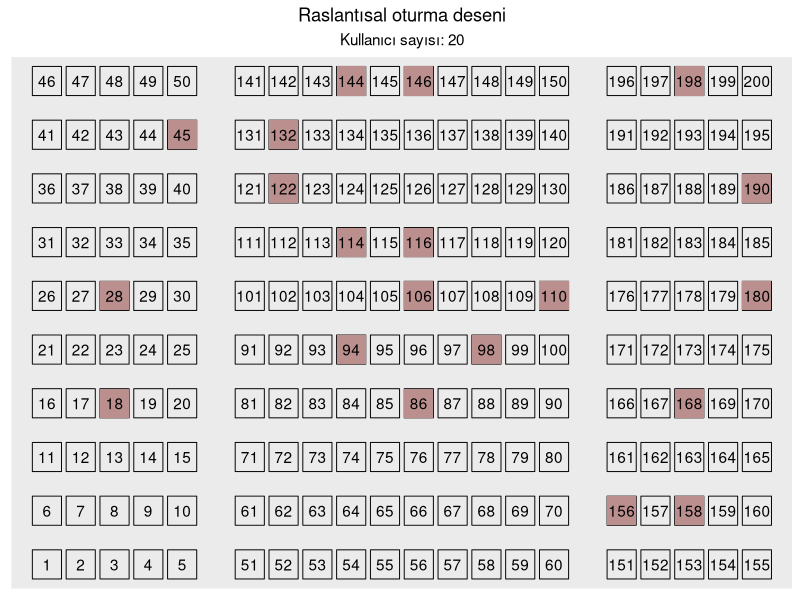
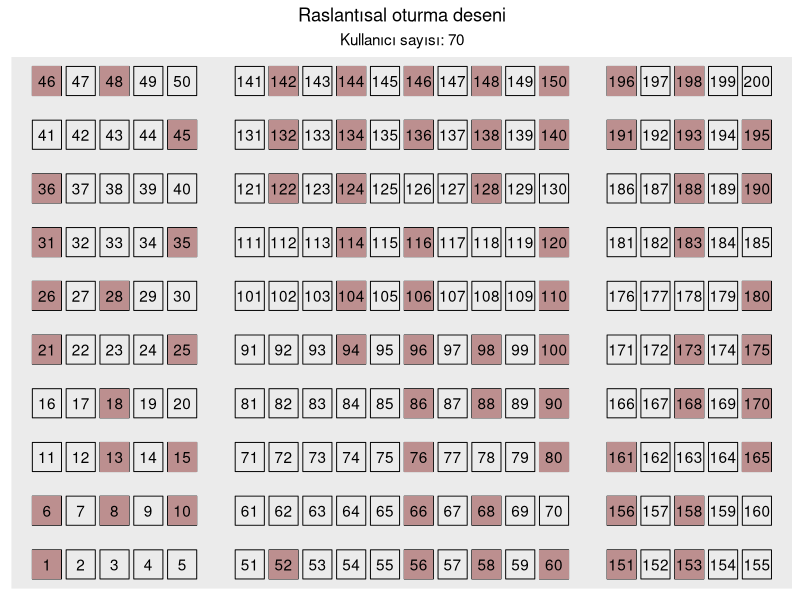
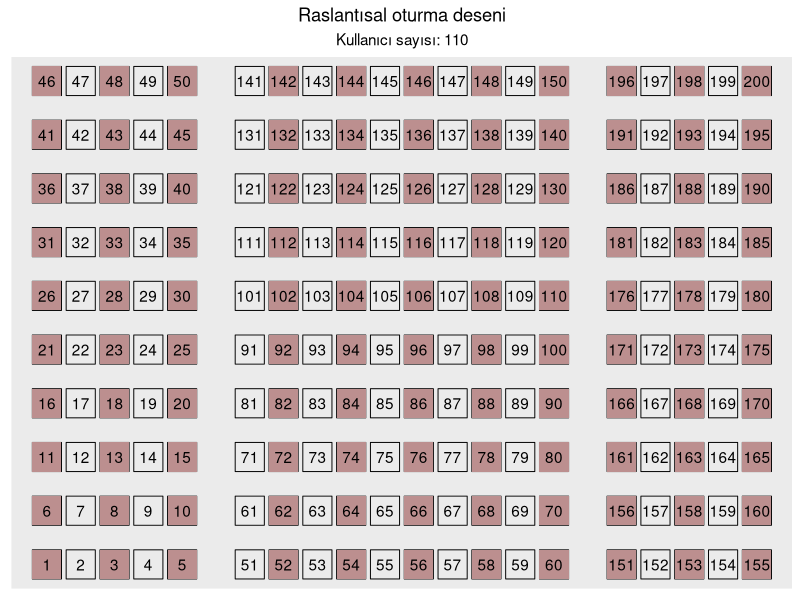
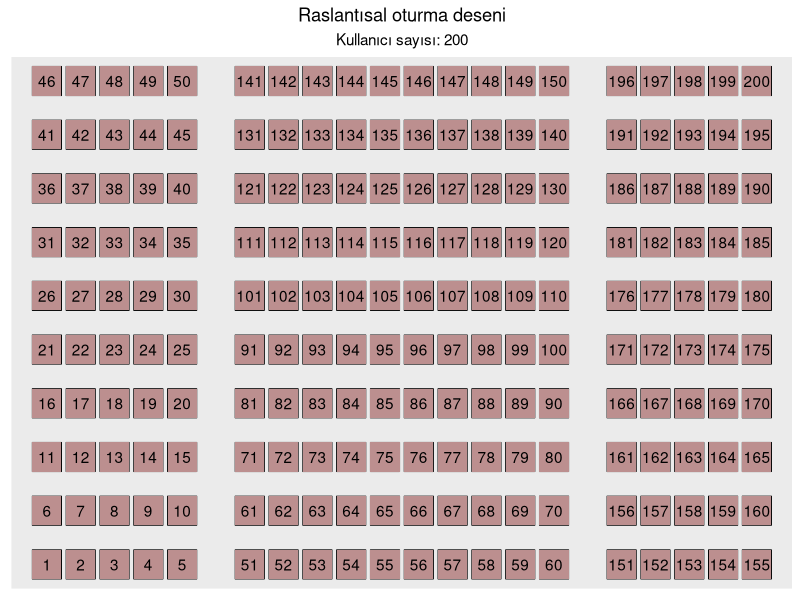
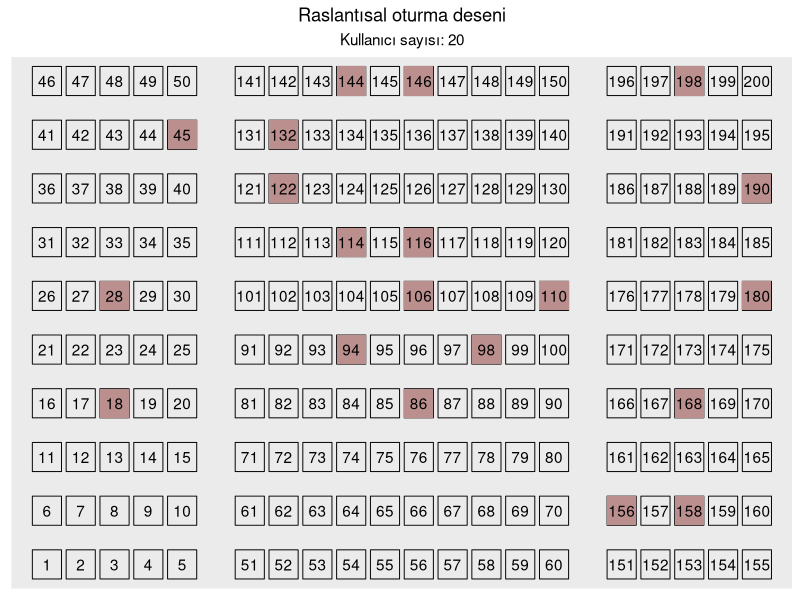
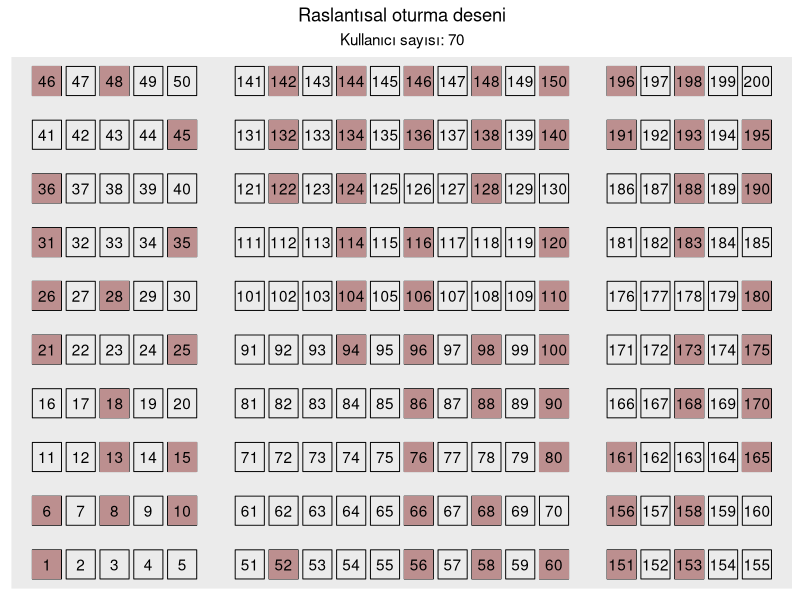
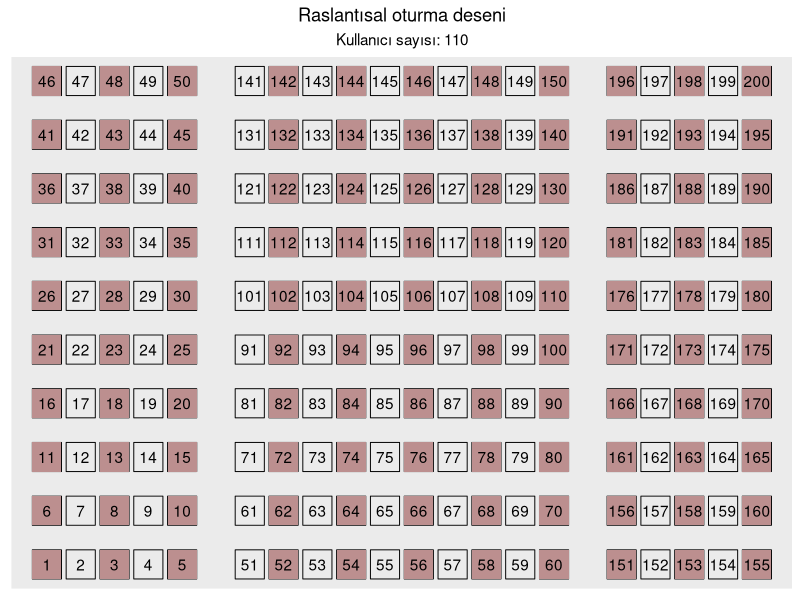
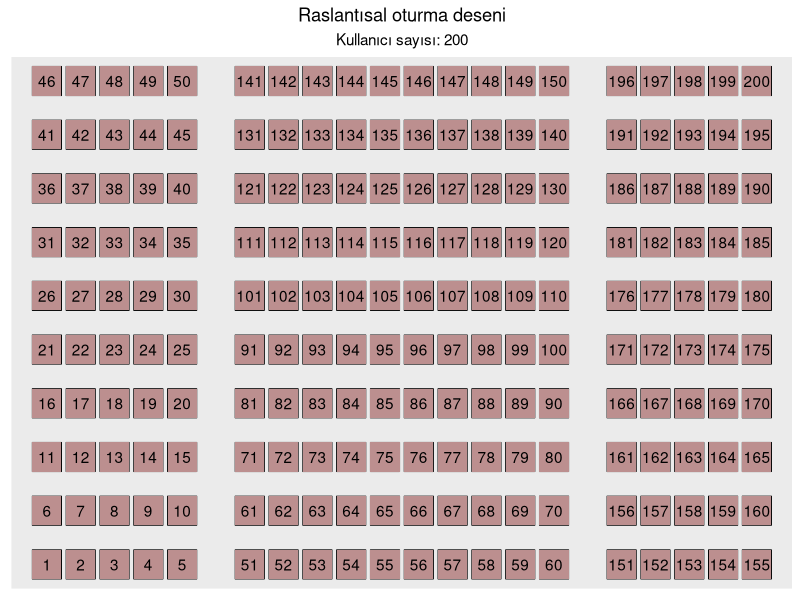

Source code (R) for these figures, in order:
library(ggplot2) # görselleştirme için
library(dplyr) # tibble oluşturmak için

# Bu fonksiyon ilk önce iki kullanıcı arasında bir boşluk kalacak şekilde, bu tip koltukların tamamı dolduktan sonra da kalan koltuklar arasından rastlantısal olarak koltuk numarası belirler.

seapart = function(sira_sayisi = 10, kullanici_sayisi = 20 * sira_sayisi * 0.5, seed = 321, verbose = TRUE) {
  set.seed(seed)

  n = sira_sayisi
  users = kullanici_sayisi
  block1 = c(1:(n * 5)) # ilk beşlik blok
  block2 = c((5 * n + 1):(15 * n)) # onluk blok
  block3 = c((15 * n + 1):(20 * n)) # ikinci beşlik blok
  block1_3 = c(block1, block3)

  seat_cap = 20 * n
  users = users

  # başlamak için tümüyle boş salon
  seats = c(block1, block2, block3)
  seat_status = rep(TRUE, times = seat_cap)

  # Mod 5'e göre 1, 3 ve 0 olan beşli blok koltuk numaraları
  seats_mod5 = block1_3[(block1_3 %% 5) %in% c(0, 1, 3)]
  # Mod 5'e göre 2, 4, 6, 8 ve 0 olan onlu blok koltuk numaraları
  # Ya da çift sayılar
  seats_mod10 = block2[(block2 %% 2) == 0]

  seats_mod5_10 = c(seats_mod5, seats_mod10)
  max_empty = length(seats_mod5_10)

  # Koltuk seçme fonksiyonları
  pick_seat = function(type = "mod5_10", mod5_10_seat_status) {

    if (type == "mod5_10") {
      
      empty_seats_mod5_10 = seats_mod5_10[mod5_10_seat_status]

      if (length(empty_seats_mod5_10) > 1) {
        seat_pick = sample(empty_seats_mod5_10, 1)
      } else {
        seat_pick = empty_seats_mod5_10[1]
      }

      return(seat_pick)
    } else {

      empty_seats = seats[seat_status]

      if (length(empty_seats) > 1) {
        return(sample(empty_seats, 1))
      } else {
        return(empty_seats[1])
      }
    }
  }

  seat_picker = function() {
    if (sum(seat_status) > 0) {

      mod5_10_seat_status = seat_status[seats_mod5_10]

      if (sum(mod5_10_seat_status) > 0) {
        seat_pick = pick_seat("mod5_10", mod5_10_seat_status)
      } else {
        seat_pick = pick_seat("any")
      }

      return(seat_pick)

    } else {
      return(-1)
    }
  }

  if (verbose) {
    cat_stars = function() {
      cat("****************************************\n")
    }
  
    cat_stars()
    cat("Toplam başlangıç boş koltuk sayısı: ", seat_cap, "\n")
    cat("Bir boşluklu maximum koltuk sayısı: ", max_empty, "\n")
    cat_stars()
  }

  # Koltuk seçme
  seat_order = rep(NA, seat_cap)

  for (i in 1:(users)) {
    seat_pick = seat_picker()

    if (seat_pick > 0) {
      seat_status[seat_pick] = FALSE

      if (verbose) {
        cat(i, ": ", "Koltuk numaranız: ", seat_pick, "\n", sep = "")
      }

      if (i <= seat_cap) {seat_order[i] = seat_pick}

      if (verbose) {
        if (i == max_empty) {
          cat_stars()
          cat("1. ve 3. bloklarda mod 5'e göre 0, 1 ve 3 olan ve", 
              "2. blokta mod 10'a göre 0, 2, 4, 6 ve 8 olan",
              "koltukların tamamı dolu!", 
              "Diğer numaralara geçiliyor...", sep = "\n")
          cat_stars()
        }
      }
    } else {
      if (verbose) {
        cat_stars()
        cat(i, ": ", "Üzgünüz, şu anda hiç boş koltuğumuz yok.", "\n", sep = "")
      }
    }
  }

  if (verbose) {
    cat("Kalan boş koltuk sayısı:", sum(seat_status))
  }
  
  # Grid ve oturma verisi oluşturma fonksiyonu
  situate = function(seats){

    seat_x = rep(0, length(seats))

    for (i in 1:length(seats)) {
      if (!is.na(seats[i])) {
        if (seats[i] %in% block1){
          seat_x[i] = seats[i] %% 5
          if (seat_x[i] == 0) {seat_x[i] = 5}
        } else if (seats[i] %in% block2) {
          seat_x[i] = seats[i] %% 10
          if (seat_x[i] == 0) {seat_x[i] = 10}
          seat_x[i] = seat_x[i] + 6
        } else {
          seat_x[i] = seats[i] %% 5
          if (seat_x[i] == 0) {seat_x[i] = 5}
          seat_x[i]  = seat_x[i] + 17
        }
      } else {
        seat_x[i] = NA
      }
    }

    seat_y = rep(0, length(seats))
  
    for (i in 1:length(seats)) {
      if (!is.na(seats[i])) {
        if (seats[i] %in% block1) {
          for (j in 1:n) {
            in_interval = (seats[i] > (j - 1) * 5) & (seats[i] <= j * 5)
            if (in_interval) {
              seat_y[i] = j
            }
          }
        } else if (seats[i] %in% block2) {
          for (j in 1:n) {
            in_interval = (seats[i] > 5 * n + (j - 1) * 10) & (seats[i] <= 5 * n + j * 10)
            if (in_interval) {
              seat_y[i] = j
            }
          }
        } else {
          for (j in 1:n) {
            in_interval = (seats[i] > 15 * n + (j - 1) * 5) & (seats[i] <= 15 * n + j * 5)
            if (in_interval) {
              seat_y[i] = j
            }
          }
        }
      } else {
        seat_y[i] = NA
      }
    }
    return(tibble(seat_x, seat_y, seats))
  }

  grid = situate(seats) |> 
    rename(seat_x_grid = seat_x, seat_y_grid = seat_y)

  seating_data = situate(seat_order) |> 
    rename(seat_order = seats)

  seating_data = bind_cols(seating_data, grid)

  return(seating_data)
}

seaplot = function(seating_data) {
  seating_data |>
  ggplot(aes(seat_x_grid, seat_y_grid, label = seats)) +
  geom_point(shape = 0, size = 9.5) +
  geom_point(
    aes(seat_x, seat_y), shape = 15, color = "rosybrown", 
    size = 9.5, na.rm = TRUE
  ) +
  geom_text() +
  labs(
    x = NULL, y = NULL,
    title = "Raslantısal oturma deseni",
    subtitle = paste0("Kullanıcı sayısı: ", sum(!is.na(seating_data$seat_order))) 
  ) +
  theme(
    plot.title = element_text(hjust = 0.5),
    plot.subtitle = element_text(hjust = 0.5),
    axis.ticks = element_blank(), 
    axis.text = element_blank(), 
    panel.grid.major = element_blank(), 
    panel.grid.minor = element_blank(),
    legend.position = "none"
  )
}

seapart(sira_sayisi =  10, kullanici_sayisi = 20) |>
  seaplot()
ggsave("users_20.jpeg", width = 8, height = 5, units = "in")

seapart(sira_sayisi =  10, kullanici_sayisi = 70) |>
  seaplot()
ggsave("users_70.jpeg", width = 8, height = 5, units = "in")

seapart(sira_sayisi =  10, kullanici_sayisi = 110) |>
  seaplot()
ggsave("users_110.jpeg", width = 8, height = 5, units = "in")

seapart(sira_sayisi =  10, kullanici_sayisi = 200) |>
  seaplot()
ggsave("users_200.jpeg", width = 8, height = 5, units = "in")

